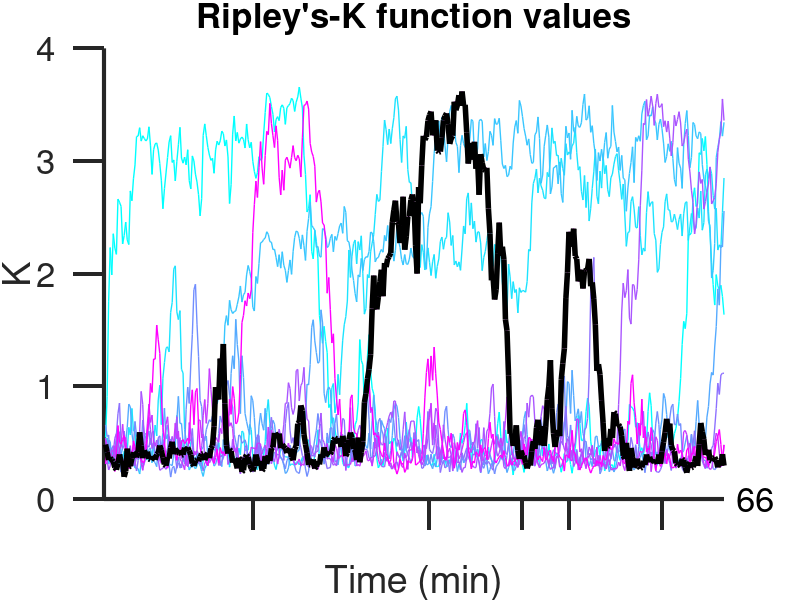

Here is the MATLAB script that generated this plot:
% Here we plotted time evolution of K values of the simulations with 
% 3000 Cdc42 and 102 Bem1-GEF. The initial conditions are uniformly 
% distributed molecules.

load('FigureData/Figure1C.mat')
seeds = 10;
% Color map for the plots.
cmap = cool(seeds);
% Time values. Convert seconds to minutes.
time = (0:10:4000)/60;
figure('units','pixels','position',[300 300 600 400]); hold on;
for j = 1:seeds
    % Plot time series of K.
    plot(time,K(j,:),'color',cmap(j, :),'linewidth',1)
end
ylim([0,4])
xlim([0,Inf])
xticks([16,35,45,50,60])
text(68,0,'66','fontsize',25)
xticklabels({'','','','',''})
set(gca,'TickDir','out');
xlabel('Time (min)')
ylabel('K')
set(gca,'fontsize',25)
title('Ripley''s-K function values','fontsize',25)
set(gca,'linewidth',3)
set(gca,'TickLength',[0.05, 0.01])

% Mark one line of K in black and plot its snapshots of Cdc42-GTP
% distribution at different time points. 
plot(time,K(9,:),'color','k','linewidth',4)
% Indicate the time points for the snapshots
%plot([16,35,45,50,60],[K(9,97),K(9,211),K(9,271),K(9,301),K(9,361)],'d',...
    %'markersize',15,'markerfacecolor','w','markeredgecolor','k','linewidth',5)
plot([16,35,45,50,60],[-0.2,-0.2,-0.2,-0.2,-0.2],'k|','linewidth',4)